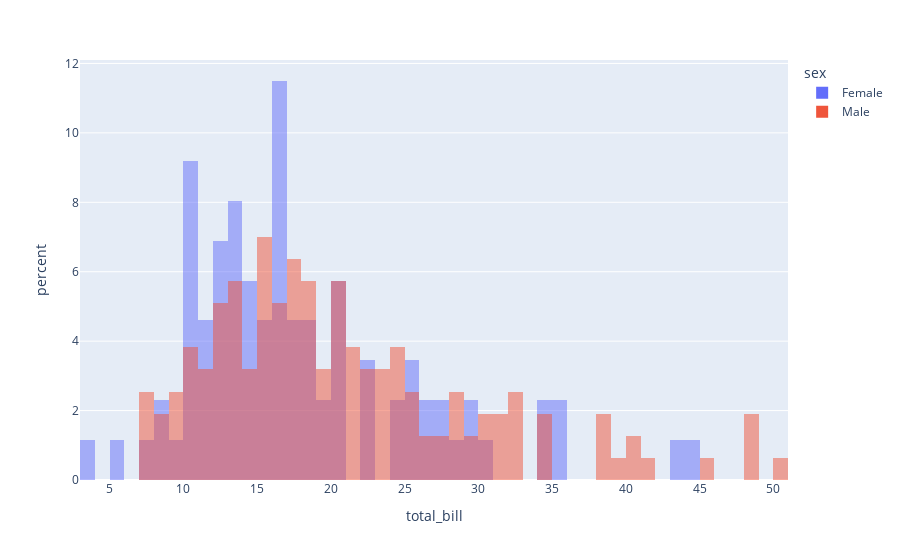

The notebook cell this image was saved under:
### Code cell
import plotly.express as px
 
# using the dataset
df = px.data.tips()
 
# plotting the histogram
fig = px.histogram(df, x="total_bill", color='sex',
                   nbins=50, histnorm='percent',
                   barmode='overlay')
 
# showing the plot
fig.show()

### Figure 1 — Plotly figure (JSON) as saved in the notebook; plotly's stock layout.template omitted (floating-point values rounded to 4 significant figures; data arrays with more than 128 entries replaced by an {"elided": "..."} marker saying what was removed)
{"data": [{"alignmentgroup": "True", "bingroup": "x", "histnorm": "percent", "hovertemplate": "sex=Female<br>total_bill=%{x}<br>percent=%{y}<extra></extra>", "legendgroup": "Female", "marker": {"color": "#636efa", "opacity": 0.5, "pattern": {"shape": ""}}, "name": "Female", "nbinsx": 50, "offsetgroup": "Female", "orientation": "v", "showlegend": true, "type": "histogram", "x": [16.99, 24.59, 35.26, 14.83, 10.33, 16.97, 20.29, 15.77, 19.65, 15.06, 20.69, 16.93, 10.29, 34.81, 26.41, 16.45, 3.07, 17.07, 26.86, 25.28, 14.73, 10.07, 34.83, 5.75, 16.32, 22.75, 11.35, 15.38, 44.3, 22.42, 20.92, 14.31, 7.25, 25.71, 17.31, 10.65, 12.43, 24.08, 13.42, 12.48, 29.8, 14.52, 11.38, 20.27, 11.17, 12.26, 18.26, 8.51, 10.33, 14.15, 13.16, 17.47, 27.05, 16.43, 8.35, 18.64, 11.87, 29.85, 25, 13.39, 16.21, 17.51, 10.59, 10.63, 9.6, 20.9, 18.15, 19.81, 43.11, 13, 12.74, 13, 16.4, 16.47, 12.76, 13.27, 28.17, 12.9, 30.14, 13.42, 15.98, 16.27, 10.09, 22.12, 35.83, 27.18, 18.78], "xaxis": "x", "yaxis": "y"}, {"alignmentgroup": "True", "bingroup": "x", "histnorm": "percent", "hovertemplate": "sex=Male<br>total_bill=%{x}<br>percent=%{y}<extra></extra>", "legendgroup": "Male", "marker": {"color": "#EF553B", "opacity": 0.5, "pattern": {"shape": ""}}, "name": "Male", "nbinsx": 50, "offsetgroup": "Male", "orientation": "v", "showlegend": true, "type": "histogram", "x": {"elided": "157 float values"}, "xaxis": "x", "yaxis": "y"}], "layout": {"barmode": "overlay", "legend": {"title": {"text": "sex"}, "tracegroupgap": 0}, "margin": {"t": 60}, "xaxis": {"anchor": "y", "domain": [0, 1], "title": {"text": "total_bill"}}, "yaxis": {"anchor": "x", "domain": [0, 1], "title": {"text": "percent"}}}}
